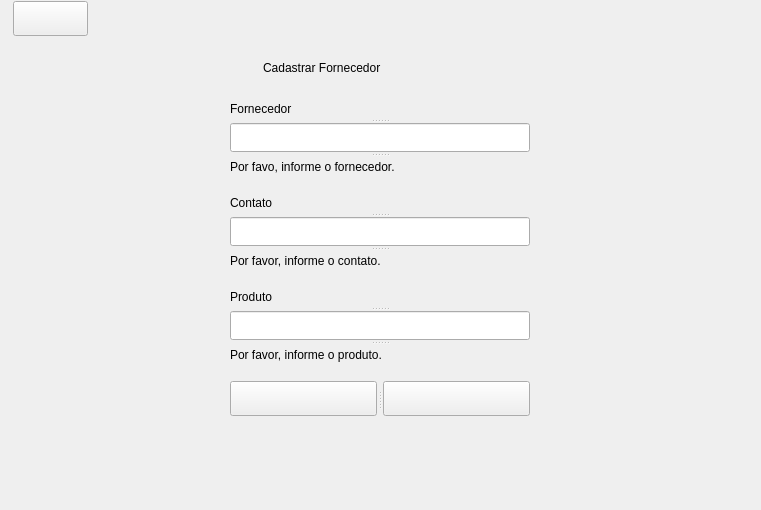
<?xml version="1.0" encoding="UTF-8"?>
<ui version="4.0">
 <class>WFornecedorNovo</class>
 <widget class="QWidget" name="WFornecedorNovo">
  <property name="geometry">
   <rect>
    <x>0</x>
    <y>0</y>
    <width>761</width>
    <height>510</height>
   </rect>
  </property>
  <property name="sizePolicy">
   <sizepolicy hsizetype="Fixed" vsizetype="Fixed">
    <horstretch>0</horstretch>
    <verstretch>0</verstretch>
   </sizepolicy>
  </property>
  <property name="minimumSize">
   <size>
    <width>761</width>
    <height>0</height>
   </size>
  </property>
  <property name="maximumSize">
   <size>
    <width>761</width>
    <height>16777215</height>
   </size>
  </property>
  <property name="windowTitle">
   <string>Form</string>
  </property>
  <layout class="QVBoxLayout" name="verticalLayout">
   <property name="spacing">
    <number>17</number>
   </property>
   <property name="leftMargin">
    <number>13</number>
   </property>
   <property name="topMargin">
    <number>1</number>
   </property>
   <property name="rightMargin">
    <number>13</number>
   </property>
   <property name="bottomMargin">
    <number>94</number>
   </property>
   <item alignment="Qt::AlignLeft">
    <widget class="QSplitter" name="splitter">
     <property name="sizePolicy">
      <sizepolicy hsizetype="Fixed" vsizetype="Fixed">
       <horstretch>0</horstretch>
       <verstretch>0</verstretch>
      </sizepolicy>
     </property>
     <property name="minimumSize">
      <size>
       <width>75</width>
       <height>35</height>
      </size>
     </property>
     <property name="orientation">
      <enum>Qt::Horizontal</enum>
     </property>
     <property name="handleWidth">
      <number>0</number>
     </property>
     <widget class="QPushButton" name="pbVoltar">
      <property name="sizePolicy">
       <sizepolicy hsizetype="Fixed" vsizetype="Fixed">
        <horstretch>0</horstretch>
        <verstretch>0</verstretch>
       </sizepolicy>
      </property>
      <property name="minimumSize">
       <size>
        <width>75</width>
        <height>35</height>
       </size>
      </property>
      <property name="maximumSize">
       <size>
        <width>75</width>
        <height>35</height>
       </size>
      </property>
      <property name="cursor">
       <cursorShape>PointingHandCursor</cursorShape>
      </property>
      <property name="text">
       <string/>
      </property>
      <property name="shortcut">
       <string>Ctrl+B</string>
      </property>
     </widget>
    </widget>
   </item>
   <item alignment="Qt::AlignHCenter">
    <widget class="QSplitter" name="splitter_2">
     <property name="sizePolicy">
      <sizepolicy hsizetype="Fixed" vsizetype="Fixed">
       <horstretch>0</horstretch>
       <verstretch>0</verstretch>
      </sizepolicy>
     </property>
     <property name="minimumSize">
      <size>
       <width>235</width>
       <height>29</height>
      </size>
     </property>
     <property name="maximumSize">
      <size>
       <width>235</width>
       <height>29</height>
      </size>
     </property>
     <property name="orientation">
      <enum>Qt::Horizontal</enum>
     </property>
     <property name="handleWidth">
      <number>0</number>
     </property>
     <widget class="QLabel" name="outTitulo">
      <property name="sizePolicy">
       <sizepolicy hsizetype="Fixed" vsizetype="Fixed">
        <horstretch>0</horstretch>
        <verstretch>0</verstretch>
       </sizepolicy>
      </property>
      <property name="minimumSize">
       <size>
        <width>235</width>
        <height>29</height>
       </size>
      </property>
      <property name="maximumSize">
       <size>
        <width>235</width>
        <height>29</height>
       </size>
      </property>
      <property name="text">
       <string>Cadastrar Fornecedor</string>
      </property>
     </widget>
    </widget>
   </item>
   <item alignment="Qt::AlignHCenter">
    <widget class="QSplitter" name="splitter_3">
     <property name="sizePolicy">
      <sizepolicy hsizetype="Fixed" vsizetype="Fixed">
       <horstretch>0</horstretch>
       <verstretch>0</verstretch>
      </sizepolicy>
     </property>
     <property name="minimumSize">
      <size>
       <width>300</width>
       <height>77</height>
      </size>
     </property>
     <property name="maximumSize">
      <size>
       <width>300</width>
       <height>77</height>
      </size>
     </property>
     <property name="orientation">
      <enum>Qt::Vertical</enum>
     </property>
     <property name="handleWidth">
      <number>5</number>
     </property>
     <widget class="QLabel" name="label">
      <property name="sizePolicy">
       <sizepolicy hsizetype="Preferred" vsizetype="Fixed">
        <horstretch>0</horstretch>
        <verstretch>0</verstretch>
       </sizepolicy>
      </property>
      <property name="minimumSize">
       <size>
        <width>0</width>
        <height>19</height>
       </size>
      </property>
      <property name="maximumSize">
       <size>
        <width>16777215</width>
        <height>19</height>
       </size>
      </property>
      <property name="text">
       <string>Fornecedor</string>
      </property>
     </widget>
     <widget class="QLineEdit" name="inFornecedor">
      <property name="sizePolicy">
       <sizepolicy hsizetype="Fixed" vsizetype="Fixed">
        <horstretch>0</horstretch>
        <verstretch>0</verstretch>
       </sizepolicy>
      </property>
      <property name="minimumSize">
       <size>
        <width>300</width>
        <height>29</height>
       </size>
      </property>
      <property name="maximumSize">
       <size>
        <width>300</width>
        <height>29</height>
       </size>
      </property>
      <property name="maxLength">
       <number>20</number>
      </property>
     </widget>
     <widget class="QLabel" name="errFornecedor">
      <property name="sizePolicy">
       <sizepolicy hsizetype="Preferred" vsizetype="Fixed">
        <horstretch>0</horstretch>
        <verstretch>0</verstretch>
       </sizepolicy>
      </property>
      <property name="minimumSize">
       <size>
        <width>0</width>
        <height>19</height>
       </size>
      </property>
      <property name="maximumSize">
       <size>
        <width>16777215</width>
        <height>19</height>
       </size>
      </property>
      <property name="text">
       <string>Por favo, informe o fornecedor.</string>
      </property>
      <property name="err" stdset="0">
       <bool>true</bool>
      </property>
     </widget>
    </widget>
   </item>
   <item alignment="Qt::AlignHCenter">
    <widget class="QSplitter" name="splitter_4">
     <property name="sizePolicy">
      <sizepolicy hsizetype="Fixed" vsizetype="Fixed">
       <horstretch>0</horstretch>
       <verstretch>0</verstretch>
      </sizepolicy>
     </property>
     <property name="minimumSize">
      <size>
       <width>300</width>
       <height>77</height>
      </size>
     </property>
     <property name="maximumSize">
      <size>
       <width>300</width>
       <height>77</height>
      </size>
     </property>
     <property name="orientation">
      <enum>Qt::Vertical</enum>
     </property>
     <property name="handleWidth">
      <number>5</number>
     </property>
     <widget class="QLabel" name="label_2">
      <property name="sizePolicy">
       <sizepolicy hsizetype="Preferred" vsizetype="Fixed">
        <horstretch>0</horstretch>
        <verstretch>0</verstretch>
       </sizepolicy>
      </property>
      <property name="minimumSize">
       <size>
        <width>0</width>
        <height>19</height>
       </size>
      </property>
      <property name="maximumSize">
       <size>
        <width>16777215</width>
        <height>19</height>
       </size>
      </property>
      <property name="text">
       <string>Contato</string>
      </property>
     </widget>
     <widget class="QLineEdit" name="inContato">
      <property name="sizePolicy">
       <sizepolicy hsizetype="Fixed" vsizetype="Fixed">
        <horstretch>0</horstretch>
        <verstretch>0</verstretch>
       </sizepolicy>
      </property>
      <property name="minimumSize">
       <size>
        <width>300</width>
        <height>29</height>
       </size>
      </property>
      <property name="maximumSize">
       <size>
        <width>300</width>
        <height>29</height>
       </size>
      </property>
      <property name="maxLength">
       <number>20</number>
      </property>
     </widget>
     <widget class="QLabel" name="errContato">
      <property name="sizePolicy">
       <sizepolicy hsizetype="Preferred" vsizetype="Fixed">
        <horstretch>0</horstretch>
        <verstretch>0</verstretch>
       </sizepolicy>
      </property>
      <property name="minimumSize">
       <size>
        <width>0</width>
        <height>19</height>
       </size>
      </property>
      <property name="maximumSize">
       <size>
        <width>16777215</width>
        <height>19</height>
       </size>
      </property>
      <property name="text">
       <string>Por favor, informe o contato.</string>
      </property>
      <property name="err" stdset="0">
       <bool>true</bool>
      </property>
     </widget>
    </widget>
   </item>
   <item alignment="Qt::AlignHCenter">
    <widget class="QSplitter" name="splitter_5">
     <property name="sizePolicy">
      <sizepolicy hsizetype="Fixed" vsizetype="Fixed">
       <horstretch>0</horstretch>
       <verstretch>0</verstretch>
      </sizepolicy>
     </property>
     <property name="minimumSize">
      <size>
       <width>300</width>
       <height>77</height>
      </size>
     </property>
     <property name="maximumSize">
      <size>
       <width>300</width>
       <height>77</height>
      </size>
     </property>
     <property name="orientation">
      <enum>Qt::Vertical</enum>
     </property>
     <property name="handleWidth">
      <number>5</number>
     </property>
     <widget class="QLabel" name="label_3">
      <property name="sizePolicy">
       <sizepolicy hsizetype="Preferred" vsizetype="Fixed">
        <horstretch>0</horstretch>
        <verstretch>0</verstretch>
       </sizepolicy>
      </property>
      <property name="minimumSize">
       <size>
        <width>0</width>
        <height>19</height>
       </size>
      </property>
      <property name="maximumSize">
       <size>
        <width>16777215</width>
        <height>19</height>
       </size>
      </property>
      <property name="text">
       <string>Produto</string>
      </property>
     </widget>
     <widget class="QLineEdit" name="inProduto">
      <property name="sizePolicy">
       <sizepolicy hsizetype="Fixed" vsizetype="Fixed">
        <horstretch>0</horstretch>
        <verstretch>0</verstretch>
       </sizepolicy>
      </property>
      <property name="minimumSize">
       <size>
        <width>300</width>
        <height>29</height>
       </size>
      </property>
      <property name="maximumSize">
       <size>
        <width>300</width>
        <height>29</height>
       </size>
      </property>
      <property name="maxLength">
       <number>30</number>
      </property>
     </widget>
     <widget class="QLabel" name="errProduto">
      <property name="sizePolicy">
       <sizepolicy hsizetype="Preferred" vsizetype="Fixed">
        <horstretch>0</horstretch>
        <verstretch>0</verstretch>
       </sizepolicy>
      </property>
      <property name="minimumSize">
       <size>
        <width>0</width>
        <height>19</height>
       </size>
      </property>
      <property name="maximumSize">
       <size>
        <width>16777215</width>
        <height>19</height>
       </size>
      </property>
      <property name="text">
       <string>Por favor, informe o produto.</string>
      </property>
      <property name="err" stdset="0">
       <bool>true</bool>
      </property>
     </widget>
    </widget>
   </item>
   <item alignment="Qt::AlignHCenter">
    <widget class="QSplitter" name="splitter_6">
     <property name="sizePolicy">
      <sizepolicy hsizetype="Fixed" vsizetype="Fixed">
       <horstretch>0</horstretch>
       <verstretch>0</verstretch>
      </sizepolicy>
     </property>
     <property name="minimumSize">
      <size>
       <width>300</width>
       <height>35</height>
      </size>
     </property>
     <property name="maximumSize">
      <size>
       <width>300</width>
       <height>35</height>
      </size>
     </property>
     <property name="orientation">
      <enum>Qt::Horizontal</enum>
     </property>
     <property name="handleWidth">
      <number>6</number>
     </property>
     <widget class="QPushButton" name="pbConfirmar">
      <property name="sizePolicy">
       <sizepolicy hsizetype="Fixed" vsizetype="Fixed">
        <horstretch>0</horstretch>
        <verstretch>0</verstretch>
       </sizepolicy>
      </property>
      <property name="minimumSize">
       <size>
        <width>147</width>
        <height>35</height>
       </size>
      </property>
      <property name="maximumSize">
       <size>
        <width>147</width>
        <height>35</height>
       </size>
      </property>
      <property name="cursor">
       <cursorShape>PointingHandCursor</cursorShape>
      </property>
      <property name="text">
       <string/>
      </property>
      <property name="shortcut">
       <string>Ctrl+O</string>
      </property>
     </widget>
     <widget class="QPushButton" name="pbCancelar">
      <property name="sizePolicy">
       <sizepolicy hsizetype="Fixed" vsizetype="Fixed">
        <horstretch>0</horstretch>
        <verstretch>0</verstretch>
       </sizepolicy>
      </property>
      <property name="minimumSize">
       <size>
        <width>147</width>
        <height>35</height>
       </size>
      </property>
      <property name="maximumSize">
       <size>
        <width>147</width>
        <height>35</height>
       </size>
      </property>
      <property name="cursor">
       <cursorShape>PointingHandCursor</cursorShape>
      </property>
      <property name="text">
       <string/>
      </property>
      <property name="shortcut">
       <string>Ctrl+A</string>
      </property>
     </widget>
    </widget>
   </item>
  </layout>
 </widget>
 <tabstops>
  <tabstop>inFornecedor</tabstop>
  <tabstop>inContato</tabstop>
  <tabstop>inProduto</tabstop>
  <tabstop>pbConfirmar</tabstop>
  <tabstop>pbCancelar</tabstop>
  <tabstop>pbVoltar</tabstop>
 </tabstops>
 <resources/>
 <connections>
  <connection>
   <sender>inFornecedor</sender>
   <signal>editingFinished()</signal>
   <receiver>WFornecedorNovo</receiver>
   <slot>checarNome()</slot>
   <hints>
    <hint type="sourcelabel">
     <x>96</x>
     <y>99</y>
    </hint>
    <hint type="destinationlabel">
     <x>199</x>
     <y>149</y>
    </hint>
   </hints>
  </connection>
  <connection>
   <sender>inContato</sender>
   <signal>editingFinished()</signal>
   <receiver>WFornecedorNovo</receiver>
   <slot>checarContato()</slot>
   <hints>
    <hint type="sourcelabel">
     <x>96</x>
     <y>149</y>
    </hint>
    <hint type="destinationlabel">
     <x>199</x>
     <y>149</y>
    </hint>
   </hints>
  </connection>
  <connection>
   <sender>inProduto</sender>
   <signal>editingFinished()</signal>
   <receiver>WFornecedorNovo</receiver>
   <slot>checarProduto()</slot>
   <hints>
    <hint type="sourcelabel">
     <x>96</x>
     <y>215</y>
    </hint>
    <hint type="destinationlabel">
     <x>199</x>
     <y>149</y>
    </hint>
   </hints>
  </connection>
  <connection>
   <sender>pbVoltar</sender>
   <signal>clicked()</signal>
   <receiver>WFornecedorNovo</receiver>
   <slot>voltar()</slot>
   <hints>
    <hint type="sourcelabel">
     <x>47</x>
     <y>21</y>
    </hint>
    <hint type="destinationlabel">
     <x>199</x>
     <y>149</y>
    </hint>
   </hints>
  </connection>
 </connections>
 <slots>
  <slot>voltar()</slot>
  <slot>checarNome()</slot>
  <slot>checarContato()</slot>
  <slot>checarProduto()</slot>
 </slots>
</ui>
